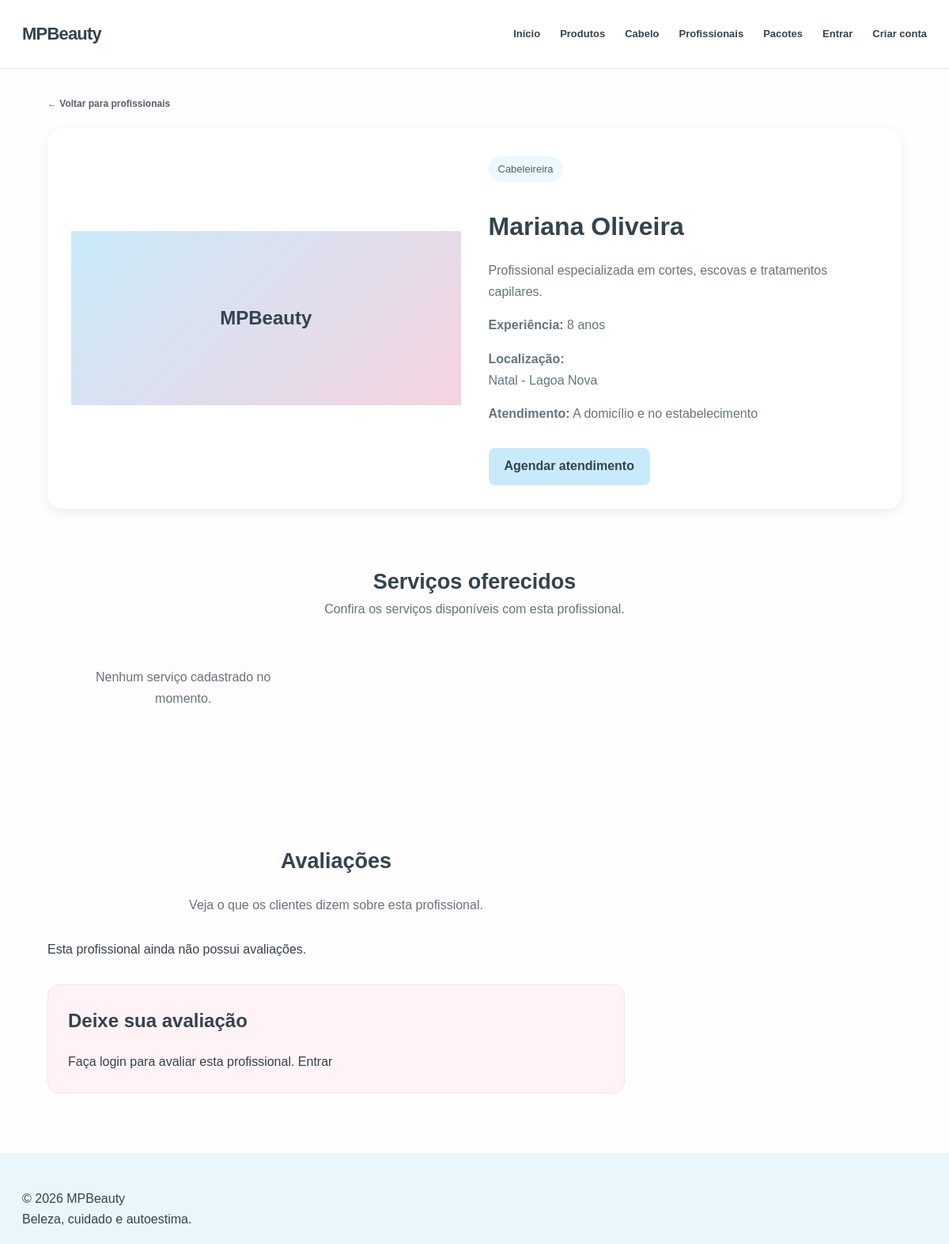
Screenshot of /profissionais/2/ with the database file from the repository.
### beauty/models.py (models this page shows, shortened)
class Professional(models.Model):
    name = models.CharField(max_length=100)
    profession = models.CharField(max_length=100)
    city = models.CharField(max_length=100)
    neighborhood = models.CharField(max_length=100)
    bio = models.TextField()
    experience_years = models.PositiveIntegerField(default=0)
    home_service = models.BooleanField(default=False)
    studio_service = models.BooleanField(default=True)
    starting_price = models.DecimalField(
        max_digits=8,
        decimal_places=2
    )
    image = models.URLField(blank=True)

### beauty/views.py (the view, shortened to what this page needs)
def profissionais_detalhes(request, profissional_id):
    profissional = get_object_or_404(
        Professional,
        id=profissional_id
    )
    formulario = FormularioAvaliacaoProfissional()
    return render(request, "beauty/profissional_detalhes.html", {
        "profissional": profissional,
        "avaliacoes": profissional.reviews.all(),
        "formulario": formulario,
    })

### beauty/templates/beauty/profissional_detalhes.html (shortened to what this page needs)
{% extends 'beauty/base.html' %}
{% block content %}
<section class="professional-detail-section">
    <a href="{% url 'profissionais' %}" class="back-link">
        ← Voltar para profissionais
    </a>
    <div class="professional-detail-card">
        <div class="professional-detail-image">
            {% if profissional.image %}
                <img
                    src="{{ profissional.image }}"
                    alt="{{ profissional.name }}"
                >
            {% else %}
                <div class="professional-no-image">
                    MPBeauty
                </div>
            {% endif %}
        </div>
        <div class="professional-detail-info">
            <span class="professional-category">
                {{ profissional.profession }}
            </span>
            <h1>{{ profissional.name }}</h1>
            <p>{{ profissional.bio }}</p>
            <p>
                <strong>Experiência:</strong>
                {{ profissional.experience_years }} anos
            </p>
            <p>
                <strong>Localização:</strong><br>
                {{ profissional.city }} - {{ profissional.neighborhood }}
            </p>
            <p>
                <strong>Atendimento:</strong>
                {% if profissional.home_service and profissional.studio_service %}
                    A domicílio e no estabelecimento
                {% elif profissional.home_service %}
                    A domicílio
                {% elif profissional.studio_service %}
                    No estabelecimento
                {% else %}
                    Consulte a profissional
                {% endif %}
            </p>
            <a
                href="{% url 'agendamento' profissional.id %}"
                class="button"
            >
                Agendar atendimento
            </a>
        </div>
    </div>
</section>
<section class="professional-services-section">
    <div class="section-title">
        <h2>Serviços oferecidos</h2>
        <p>Confira os serviços disponíveis com esta profissional.</p>
    </div>
    <div class="cards">
        {% for service in profissional.services.all %}
            <article class="card service-card">
                <div class="card-content">
                    <h3>{{ service.name }}</h3>
                    <p>{{ service.description }}</p>
                    <strong class="product-price">
                        R$ {{ service.price }}
                    </strong>
                    <p>
                        <strong>Duração:</strong>
                        {{ service.duration }} minutos
                    </p>
                </div>
            </article>
        {% empty %}
            <p class="empty-message">
                Nenhum serviço cadastrado no momento.
            </p>
        {% endfor %}
    </div>
</section>
<section class="reviews-section">
    <div class="section-title">
        <h2>Avaliações</h2>
        <p>Veja o que os clientes dizem sobre esta profissional.</p>
    </div>
    {% for avaliacao in avaliacoes %}
        <article class="review-card">
            <h3>{{ avaliacao.user.username }}</h3>
            <p>Nota: {{ avaliacao.rating }}/5</p>
            <p>{{ avaliacao.comment }}</p>
            <small>{{ avaliacao.created_at|date:"d/m/Y" }}</small>
        </article>
    {% empty %}
        <p>Esta profissional ainda não possui avaliações.</p>
    {% endfor %}
    <div class="form-panel">
        <h2>Deixe sua avaliação</h2>
        {% if user.is_authenticated %}
            <form method="POST" class="beauty-form">
                {% csrf_token %}
                {{ formulario.as_p }}
                <button type="submit" class="button">
                    Enviar avaliação
                </button>
            </form>
        {% else %}
            <p>
                Faça login para avaliar esta profissional.
                <a href="{% url 'login' %}">Entrar</a>
            </p>
        {% endif %}
    </div>
</section>
{% endblock %}

### beauty/static/beauty/css/style.css (style rules this page uses)
:root { --blue: #c9eafa; --blue-deep: #8fcce8; --blue-soft: #edf8fd; --pink: #f5d3e1; --pink-deep: #d98eae; --pink-soft: #fff3f7; --ink: #34434c; --muted: #78858c; --white: #ffffff; --line: #e9e7e8; --shadow: 0 16px 45px rgba(68, 91, 105, .09); --radius: 20px; }
* { box-sizing: border-box; margin: 0; padding: 0; }
html { scroll-behavior: smooth; }
body { font-family: "DM Sans", Arial, sans-serif; color: var(--ink); background: #fffdfd; line-height: 1.65; }
a { color: inherit; text-decoration: none; }
.back-link { display: inline-block; color: #b47793; font-size: 12px; font-weight: 700; margin-bottom: 10px; }
.reviews-section { margin-top: 60px; max-width: 850px; }
.form-panel { padding: 30px; margin-top: 25px; border: 1px solid #f0e5ea; border-radius: 20px; background: #fffafd; }
.cards { display: grid; grid-template-columns: repeat(3, minmax(0, 1fr)); gap: 25px; max-width: 1200px; margin: 0 auto; }
.button { display: inline-block; background-color: #c9eafa; color: #34434c; padding: 10px 20px; border-radius: 8px; text-decoration: none; font-weight: bold; margin-top: 10px; transition: 0.3s; }
.section-title { text-align: center; margin-bottom: 30px; }
.section-title h2 { color: #34434c; font-size: 27px; }
.section-title p { color: #66747c; }
.empty-message { text-align: center; width: 100%; color: #66747c; padding: 30px; }
.back-link { display: inline-block; color: #52616a; text-decoration: none; margin-bottom: 20px; }
.reviews-section { padding: 40px 5%; }
.reviews-section h2 { color: #34434c; margin-bottom: 20px; }
.form-panel { background: #fff3f7; padding: 25px; border-radius: 15px; margin-top: 30px; }
.professional-no-image { height: 220px; background: linear-gradient(135deg, #c9eafa, #f5d3e1); display: flex; justify-content: center; align-items: center; color: #34434c; font-size: 24px; font-weight: bold; }
.professional-category { display: inline-block; background: #edf8fd; color: #52616a; padding: 6px 12px; border-radius: 20px; font-size: 13px; margin: 5px 0 15px; }
.professional-detail-section { padding: 30px 5%; }
.professional-detail-card { display: grid; grid-template-columns: 1fr 1fr; gap: 35px; align-items: center; background: white; padding: 30px; border-radius: 18px; box-shadow: 0 4px 15px rgba(0, 0, 0, 0.07); }
.professional-detail-info h1 { color: #34434c; font-size: 32px; margin: 15px 0; }
.professional-detail-info p { color: #66747c; line-height: 1.7; margin-bottom: 15px; }
.professional-detail-info .button { display: inline-block; margin-top: 15px; }
.professional-services-section { padding: 40px 5%; }

### rows the page displays
Professional: profession "Cabeleireira", name "Mariana Oliveira", bio "Profissional especializada em cortes, escovas e tratamentos capilares.", experience_years "8", city "Natal", neighborhood "Lagoa Nova"
